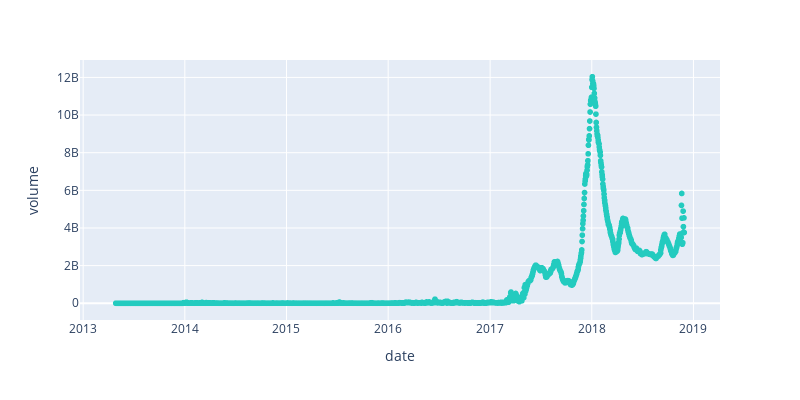

Notebook cell for this chart:
### Code cell
fig = px.scatter(dff2, x = dff2.index, y = dff2['volume'],
                  height = 400, width = 800,color_discrete_sequence=['#23CBBF'])
fig.update_layout(xaxis_title = 'date', yaxis_title='volume')

fig.show()

### Figure 1 — Plotly figure (JSON) as saved in the notebook; plotly's stock layout.template omitted (floating-point values rounded to 4 significant figures; data arrays with more than 128 entries replaced by an {"elided": "..."} marker saying what was removed)
{"data": [{"hovertemplate": "date=%{x}<br>volume=%{y}<extra></extra>", "legendgroup": "", "marker": {"color": "#23CBBF", "symbol": "circle"}, "mode": "markers", "name": "", "showlegend": false, "type": "scattergl", "x": {"elided": "2042 str values"}, "xaxis": "x", "y": {"elided": "2042 float values"}, "yaxis": "y"}], "layout": {"height": 400, "legend": {"tracegroupgap": 0}, "margin": {"t": 60}, "width": 800, "xaxis": {"anchor": "y", "domain": [0, 1], "title": {"text": "date"}}, "yaxis": {"anchor": "x", "domain": [0, 1], "title": {"text": "volume"}}}}
